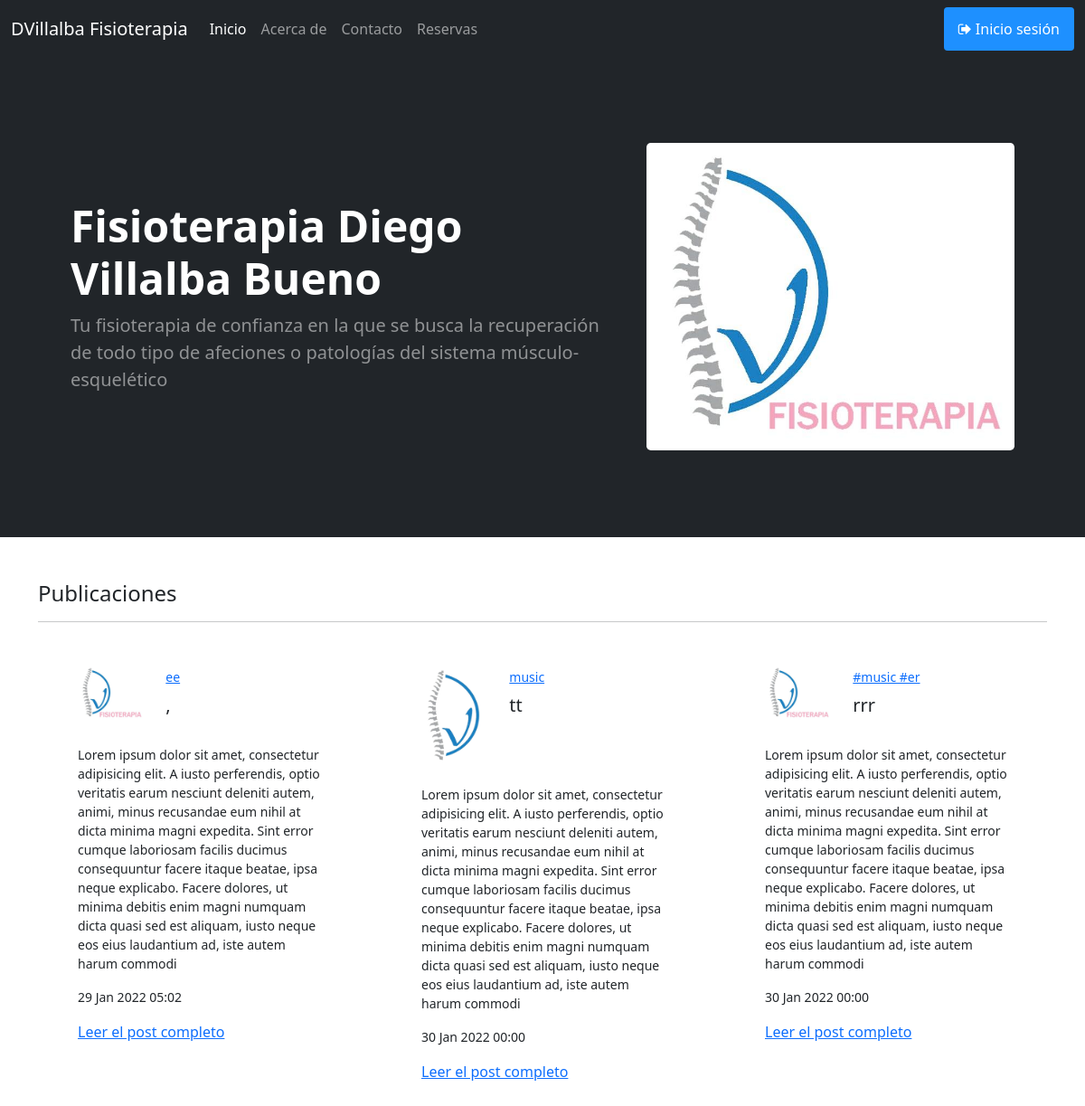
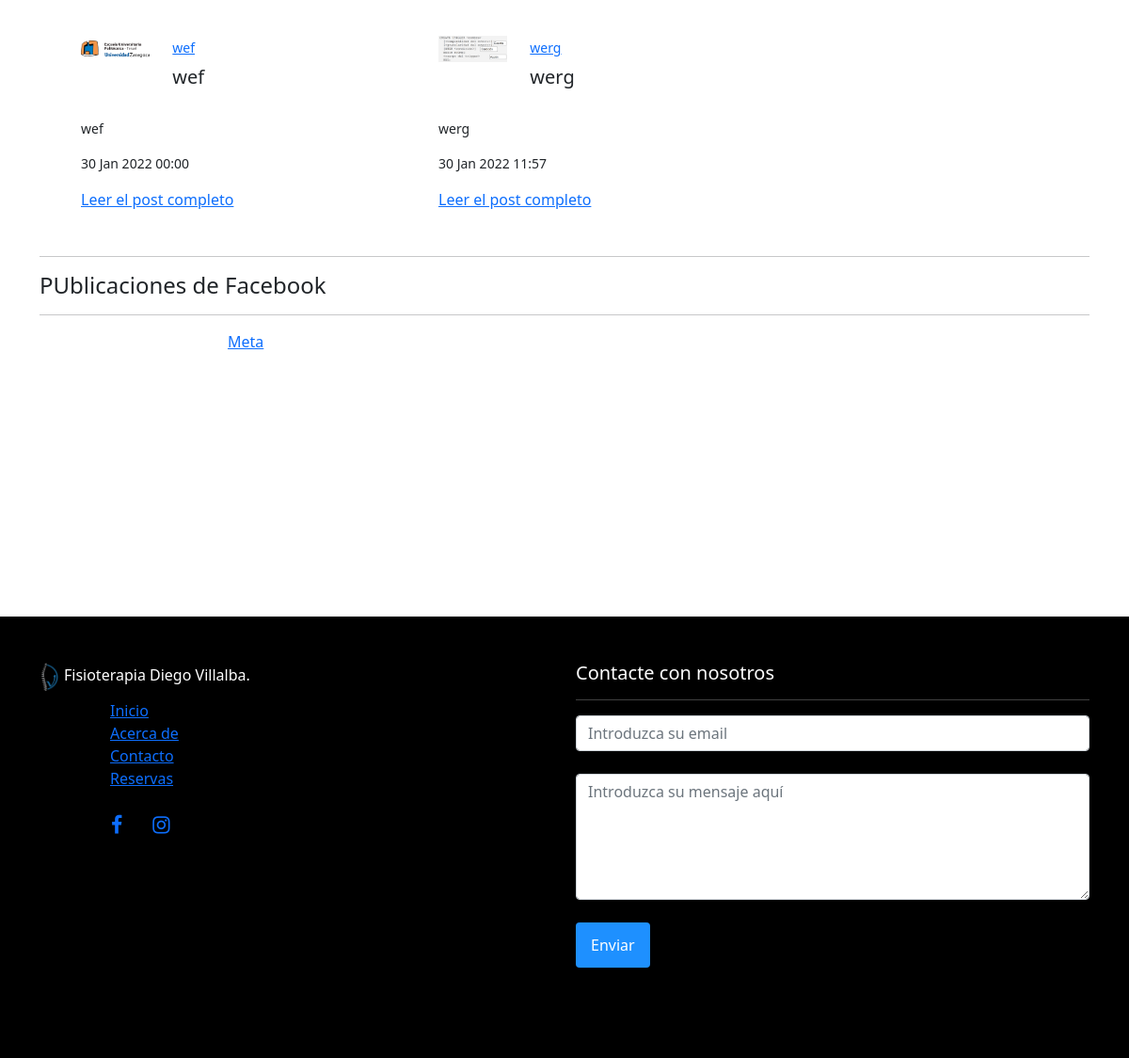
Page /catalog/ on the committed database (2 pictures, top to bottom).
### catalog/models.py (models this page shows)
class Publication(models.Model):
    id = models.AutoField(primary_key=True)
    hashtags = models.CharField(max_length=50, help_text='Hashtags')
    title = models.CharField(max_length=20, help_text='Nombre')
    image = models.ImageField(max_length=100)
    description = models.CharField(max_length=500, help_text='Description')
    content = models.CharField(max_length=2000, help_text='content')
    references = models.CharField(max_length=2000, help_text='References')
    date = models.DateTimeField(auto_now_add=False)

### catalog/views.py (the view)
# urls.py: path('', views.index, name='index'),
def index(request):
    esEditor = False
    if request.user.groups.filter(name__in=['Editor']):
        esEditor = True
    context = {
        'Inicio' : True,
        'showLoginLogout': True,
        'publications': getPublications(),
        'EditarPublicaciones': esEditor,
    }
    return render(request, 'index.html', context=context)

### catalog/views.py (called while the page is built)
def getPublications():
    publicationsBD = Publication.objects.filter().values()
    publications = []
    locale.setlocale(locale.LC_ALL, '')
    for publication in publicationsBD:
        publications.append((
            publication['hashtags'],
            publication['title'],
            publication['image'],
            publication['description'],
            publication['date'].strftime("%d %b %Y %H:%M"),
            publication['id']
        ))
    return publications

### catalog/templates/index.html (shortened to what this page needs)
{% extends "base_generic.html" %}
{% load static %}
{% block content %}
<header class="bg-dark py-5" style="margin-top:-10px;">
  <div class="container px-5">
      <div class="row gx-5 align-items-center justify-content-center">
          <div class="col-lg-8 col-xl-7 col-xxl-6">
              <div class="my-5 text-center text-xl-start">
                  <h1 class="display-5 fw-bolder text-white mb-2">Fisioterapia Diego Villalba Bueno</h1>
                  <p class="lead fw-normal text-white-50 mb-4">Tu fisioterapia de confianza en la que se busca la recuperación de todo tipo de afeciones o patologías del sistema músculo-esquelético</p>
              </div>
          </div>
          <div class="col-xl-5 col-xxl-6 d-none d-xl-block text-center"><img class="img-fluid rounded-3 my-5" src="{% static 'img/logoFinal.jpg' %}" alt="..."></div>
      </div>
  </div>
</header>
<div id="features">
  <div class="container">
    <br><br>
    <h4> Publicaciones</h4>
    <hr>
    <div class="row">
      {% for publication in publications %}
      <div class="col-lg-4 col-md-4 col-sm-12">
        <div class="row bg-white m-2 p-4">
          <div class="col-lg-4 col-md-4 col-sm-4">
            <img src="{{ MEDIA_URL }}{{ publication.2 }}" alt="" class="w-100">
          </div>
          <div class="col-lg-8 col-md-8 col-sm-8">
            <a href="" class="small text-main pt-2">{{ publication.0 }}</a>
            <h5 class="pt-2">{{ publication.1 }}</h5>
          </div>
          <p class="pt-4 small">{{ publication.3 }}</p>
          <p class="small">{{ publication.4 }}</p>
          <a href="{% url 'publicationDetails' publication.5 %}">Leer el post completo</a>
        </div>
      </div>
      {% endfor %}
    </div>
    <hr>
    <h4> PUblicaciones de Facebook</h4>
    <hr>
    <div class="fb-page fb-placement" data-href="https://www.facebook.com/facebook" data-tabs="timeline" data-width="" data-height=""
      data-small-header="false" data-adapt-container-width="true" data-hide-cover="false" data-show-facepile="true">
      <blockquote cite="https://www.facebook.com/facebook" class="fb-xfbml-parse-ignore"><a
        href="https://www.facebook.com/facebook">Meta</a></blockquote>
    </div>
  <br><br><br><br><br>
</div>
</div>
{% endblock %}

### catalog/static/css/index.css (style rules this page uses)
.fb-placement { margin-left:200px; }

### catalog/static/css/navbar-top-fixed.css (style rules this page uses)
body { min-height: 75rem; padding-top: 4.5rem; }

### rows in the picture
Publication: image (picture), hashtags "ee", description "Lorem ipsum dolor sit amet, consectetur adipisicing elit. A iusto perferendis, optio veritatis earum nesciunt deleniti autem, animi, minus recusandae eum nihil at dicta minima magni expedita. Sint error cumque laboriosam facilis ducimus consequuntur facere itaque beatae, ipsa neque explicabo. Facere dolores, ut minima debitis enim magni numquam dicta quasi sed est aliquam, iusto neque eos eius laudantium ad, iste autem harum commodi"
Publication: image (picture), hashtags "music", title "tt", description "Lorem ipsum dolor sit amet, consectetur adipisicing elit. A iusto perferendis, optio veritatis earum nesciunt deleniti autem, animi, minus recusandae eum nihil at dicta minima magni expedita. Sint error cumque laboriosam facilis ducimus consequuntur facere itaque beatae, ipsa neque explicabo. Facere dolores, ut minima debitis enim magni numquam dicta quasi sed est aliquam, iusto neque eos eius laudantium ad, iste autem harum commodi"
Publication: image (picture), hashtags "#music #er", title "rrr", description "Lorem ipsum dolor sit amet, consectetur adipisicing elit. A iusto perferendis, optio veritatis earum nesciunt deleniti autem, animi, minus recusandae eum nihil at dicta minima magni expedita. Sint error cumque laboriosam facilis ducimus consequuntur facere itaque beatae, ipsa neque explicabo. Facere dolores, ut minima debitis enim magni numquam dicta quasi sed est aliquam, iusto neque eos eius laudantium ad, iste autem harum commodi"
Publication: image (picture), hashtags "wef", title "wef", description "wef"
Publication: image (picture), hashtags "werg", title "werg", description "werg"

### other values in the picture
{{ publication.1 }} ","
{{ publication.4 }} "29 Jan 2022 05:02" "30 Jan 2022 00:00" "30 Jan 2022 00:00" "30 Jan 2022 00:00" "30 Jan 2022 11:57"
